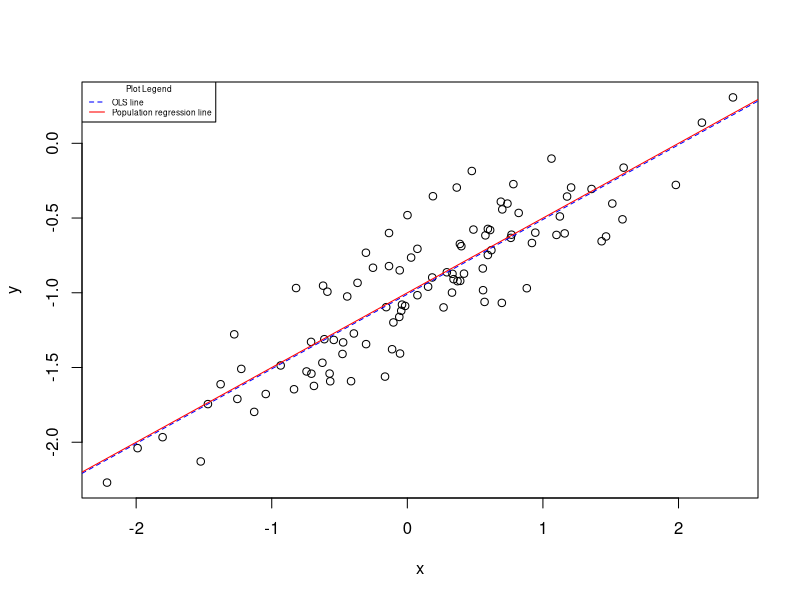
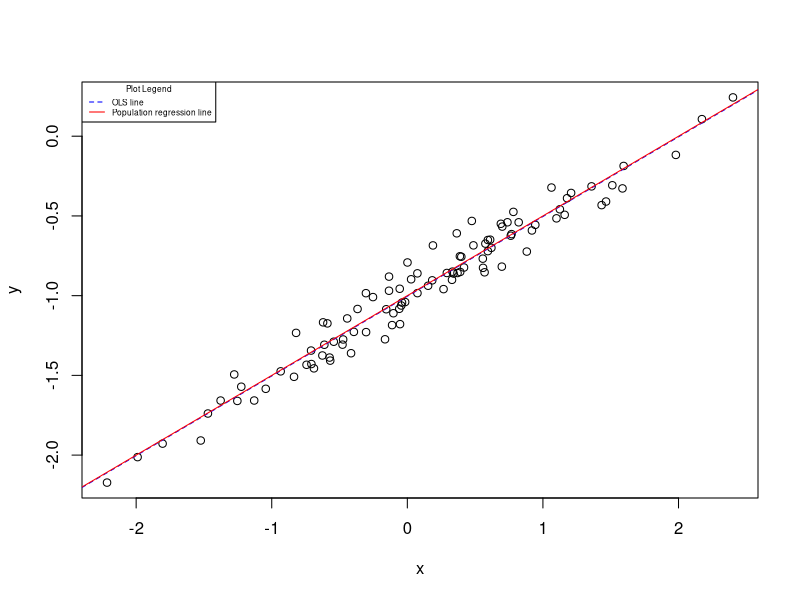
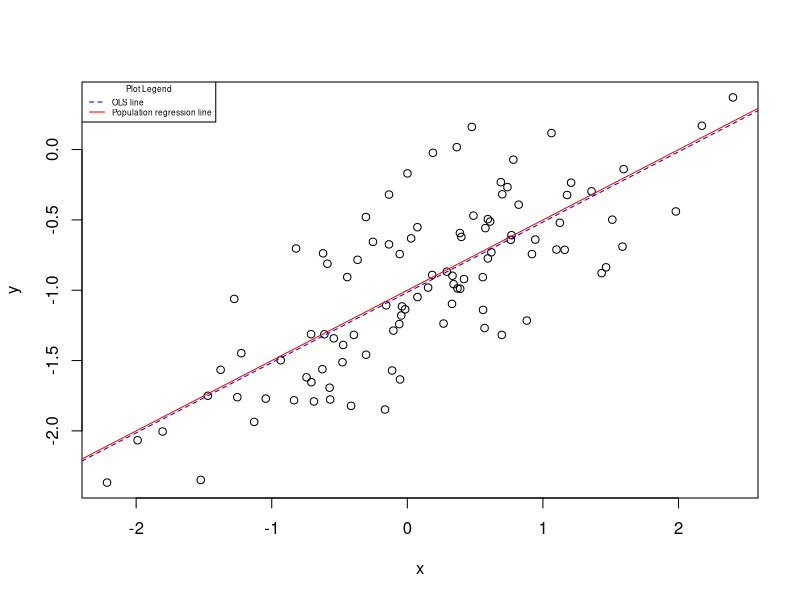

The R script that drew these images, in order:
#######################################
###      STAT444                    ###
###      Christopher Alert          ###
###      Assignment 1 Question 6    ###
#######################################
set.seed(1)
# a) Generate covariate vector x
x <- rnorm(100,0,1)
# b) Generate error vector
eps <- rnorm(100,0,0.25)
# c) Fit the true model y ~ x + e
y <- -1 + 0.5*x + eps
sprintf("Y is of length: %d.",length(y))
sprintf("Beta 0 is -1 , Beta 1 is 0.5")
# d) Scatter plot y vs x
plot(x,y)
#sprintf("There is a positive linear relationship between x and y with y values centered around -1 and the majority of x values clustred around 0.")

# There is a positive linear relationship between x and y with y values centered around -1 and the 
# majority of x values clustred around 0.

# e) Fit the model and comment
mod.ols1 <- lm(y~x)
summary(mod.ols1) ; anova(mod.ols1)
#sprintf("The model p-values suggest that the coefficients estimated are significant.")
#sprintf("The estimated beta hat 0 and beta hat 1 are extremely close in value to the true model (+/-.001.")

# The model p-values suggest that the coefficients estimated are significant.
# The estimated beta hat 0 and beta hat 1 are extremely close in value to the true model (+/-.001).

# f) Plot the ols regression line and population regression on the scatterplot
# population regression line ?  add a legend()
abline(mod.ols1,col="blue",lty=2)
abline(-1,0.5,col="red")
legend("topleft",title="Plot Legend",
       legend=c("OLS line","Population regression line"),
       lty=c(2,1),
       col=c("blue","red"),
       cex=0.5)
# g)
# check slides for how to polynomial regression
x2 <- x^2
mod.poly<-lm(y~x+x2)
summary(mod.poly) ; anova(mod.poly)
#sprintf("The model p-value for x^2 suggests that the quadratic term is not significant. The adjusted r-square value for the polynomial model was slightly higher than the linear model, however, but the difference is negligible.")

# The model p-value for x^2 suggests that the quadratic term is not significant. The adjusted 
# r-square value for the polynomial model was slightly higher than the linear model, however, 
# but the difference is negligible.

# h) Repeat a to f with less noisy data
set.seed(1)
# i) Generate covariate vector x
x <- rnorm(100,0,1)
# ii) Generate error vector
eps <- rnorm(100,0,0.1)
# iii) Fit the true model y ~ x + e
y <- -1 + 0.5*x + eps
sprintf("Y is of length: %d.",length(y))
sprintf("Beta 0 is -1 , Beta 1 is 0.5")
# iv) Scatter plot y vs x
plot(x,y)
# sprintf("There is a positive linear relationship between x and y with y values tightly centered around -1 and x values still mostly clustered around 0.")

# There is a positive linear relationship between x and y with y values tightly centered around -1 
# and x values still mostly clustered around 0.

# v) Fit the model and comment
mod.ols2 <- lm(y~x)
summary(mod.ols2) ; anova(mod.ols2)
#sprintf("The model p-values suggest that the coefficients estimated are significant.")
#sprintf("The estimated beta hat 0 and beta hat 1 are extremely close in value to the true model (+/-.001.")
#sprintf("Compared to the first model, the intercept is a little farther off (0.003) but still close to the true. Also the adjusted R square is much improved (from .77 to .95)")

# The model p-values suggest that the coefficients estimated are significant.
# The estimated beta hat 0 and beta hat 1 are extremely close in value to the true model (+/-.001).
# Compared to the first model, the intercept is a little farther off (0.003) but still close to the
# true. Also the adjusted R square is much improved (from .77 to .95)

# vi) Plot the ols regression line and population regression on the scatterplot
abline(mod.ols2,col="blue",lty=2)
abline(-1,0.5,col="red")
legend("topleft",title="Plot Legend",
       legend=c("OLS line","Population regression line"),
       lty=c(2,1),,
       col=c("blue","red"),
       cex=0.5)
# i) Repeat a to f with noisier data
set.seed(1)
# i) Generate covariate vector x
x <- rnorm(100,0,1)
# ii) Generate error vector
eps <- rnorm(100,0,0.4)
# iii) Fit the true model y ~ x + e
y <- -1 + 0.5*x + eps
sprintf("Y is of length: %d.",length(y))
sprintf("Beta 0 is -1 , Beta 1 is 0.5")
# iv) Scatter plot y vs x
plot(x,y)
#sprintf("There is a positive linear relationship between x and y with y values randomly scattered around -1 and x values still primarily clustered around 0.")

# There is a positive linear relationship between x and y with y values randomly scattered around -1 
# and x values still primarily clustered around 0.

# v) Fit the model and comment
mod.ols3 <- lm(y~x)
summary(mod.ols3) ; anova(mod.ols3)
#sprintf("The model p-values suggest that the coefficients estimated are significant.")
#sprintf("The estimated beta hat 0 and beta hat 1 are less close in value to the true model than the first two cases (+/-.04.")
#sprintf("Compared to the first model, the intercept is a little farther off (0.02). Also the adjusted R square is much worse (from .77 to .66)")

# The model p-values suggest that the coefficients estimated are significant.
# The estimated beta hat 0 and beta hat 1 are less close in value to the true model than the first 
# two cases (+/-.04).
# Compared to the first model, the intercept is a little farther off (0.02). Also the adjusted R 
# square is much worse (from .77 to .66)

# vi) Plot the ols regression line and population regression on the scatterplot
abline(mod.ols3,col="blue",lty=2)
abline(-1,0.5,col="red")
legend("topleft",title="Plot Legend",
       legend=c("OLS line","Population regression line"),
       lty=c(2,1),,
       col=c("blue","red"),
       cex=0.5)
# j) Confidence intervals for parameters in each case
confint(mod.ols1)
confint(mod.ols2)
confint(mod.ols3)
# sprintf("The confidence intervals for both the intercept and the single covariate are widest for the noisier data, and most narrow for the less noisy data. They original data had confidence intervals of intermediate width.")

# The confidence intervals for both the intercept and the single covariate are widest for the noisier 
# data, and most narrow for the less noisy data. They original data had confidence intervals of 
# intermediate width.